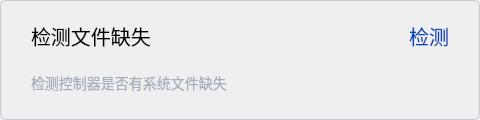
                <widget class="QWidget" name="widgetSystemFileCheck" native="true">
                 <property name="sizePolicy">
                  <sizepolicy hsizetype="Preferred" vsizetype="Fixed">
                   <horstretch>0</horstretch>
                   <verstretch>0</verstretch>
                  </sizepolicy>
                 </property>
                 <property name="minimumSize">
                  <size>
                   <width>480</width>
                   <height>120</height>
                  </size>
                 </property>
                 <property name="maximumSize">
                  <size>
                   <width>320</width>
                   <height>120</height>
                  </size>
                 </property>
                 <property name="styleSheet">
                  <string notr="true">	border: 1px solid #C6C9D7;
                  border-radius: 6px;</string>
                 </property>
                 <layout class="QGridLayout" name="gridLayout_37">
                  <item row="1" column="1" colspan="2">
                   <widget class="QLabel" name="label_55">
                    <property name="maximumSize">
                     <size>
                      <width>16777215</width>
                      <height>32</height>
                     </size>
                    </property>
                    <property name="styleSheet">
                     <string notr="true">border:none;
          color:#A6AEBA;
          font-size: 14px;</string>
                    </property>
                    <property name="text">
                     <string>检测控制器是否有系统文件缺失</string>
                    </property>
                   </widget>
                  </item>
                  <item row="0" column="1">
                   <widget class="QLabel" name="label_30">
                    <property name="font">
                     <font>
                      <pointsize>-1</pointsize>
                     </font>
                    </property>
                    <property name="styleSheet">
                     <string notr="true">border:none;
          font-size: 20px;</string>
                    </property>
                    <property name="text">
                     <string>检测文件缺失</string>
                    </property>
                   </widget>
                  </item>
                  <item row="0" column="0">
                   <spacer name="horizontalSpacer_44">
                    <property name="orientation">
                     <enum>Qt::Horizontal</enum>
                    </property>
                    <property name="sizeType">
                     <enum>QSizePolicy::Fixed</enum>
                    </property>
                    <property name="sizeHint" stdset="0">
                     <size>
                      <width>20</width>
                      <height>20</height>
                     </size>
                    </property>
                   </spacer>
                  </item>
                  <item row="0" column="5">
                   <spacer name="horizontalSpacer_60">
                    <property name="orientation">
                     <enum>Qt::Horizontal</enum>
                    </property>
                    <property name="sizeType">
                     <enum>QSizePolicy::Fixed</enum>
                    </property>
                    <property name="sizeHint" stdset="0">
                     <size>
                      <width>20</width>
                      <height>20</height>
                     </size>
                    </property>
                   </spacer>
                  </item>
                  <item row="0" column="3">
                   <spacer name="horizontalSpacer_74">
                    <property name="orientation">
                     <enum>Qt::Horizontal</enum>
                    </property>
                    <property name="sizeHint" stdset="0">
                     <size>
                      <width>40</width>
                      <height>20</height>
                     </size>
                    </property>
                   </spacer>
                  </item>
                  <item row="0" column="4">
                   <widget class="QPushButton" name="btnSystemFileCheck">
                    <property name="font">
                     <font>
                      <pointsize>-1</pointsize>
                     </font>
                    </property>
                    <property name="cursor">
                     <cursorShape>PointingHandCursor</cursorShape>
                    </property>
                    <property name="styleSheet">
                     <string notr="true">border:none;
          color: rgba(0,71,187,1);
          text-align:right;
          font-size: 20px;</string>
                    </property>
                    <property name="text">
                     <string>检测</string>
                    </property>
                   </widget>
                  </item>
                 </layout>
                </widget>
